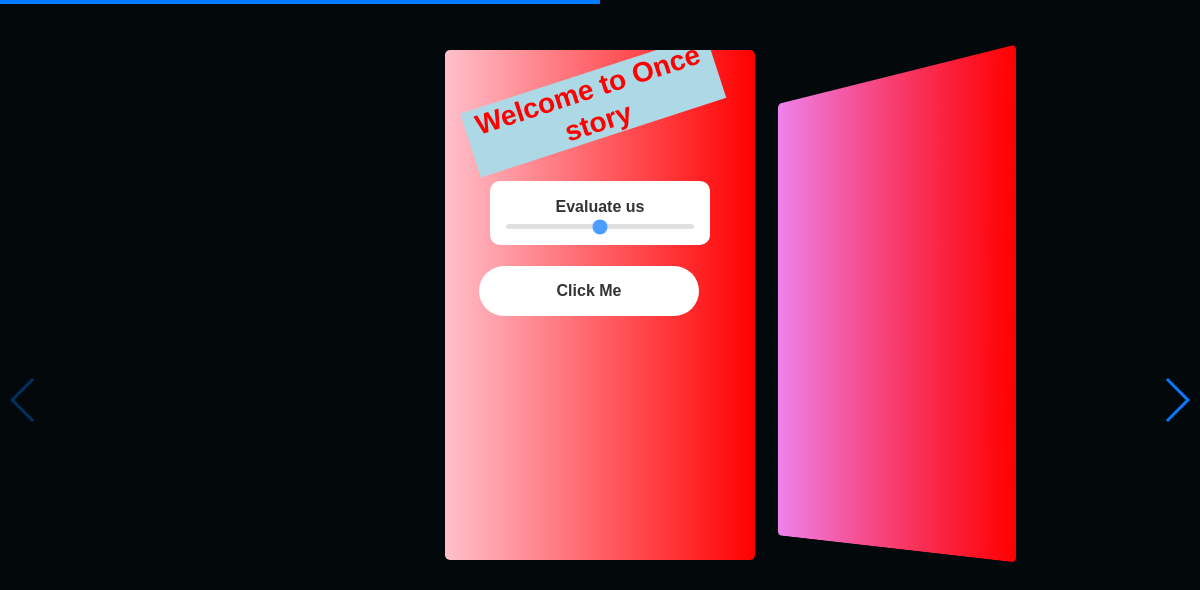
/preview/E88j9R/, run on an earlier commit of the app's database.
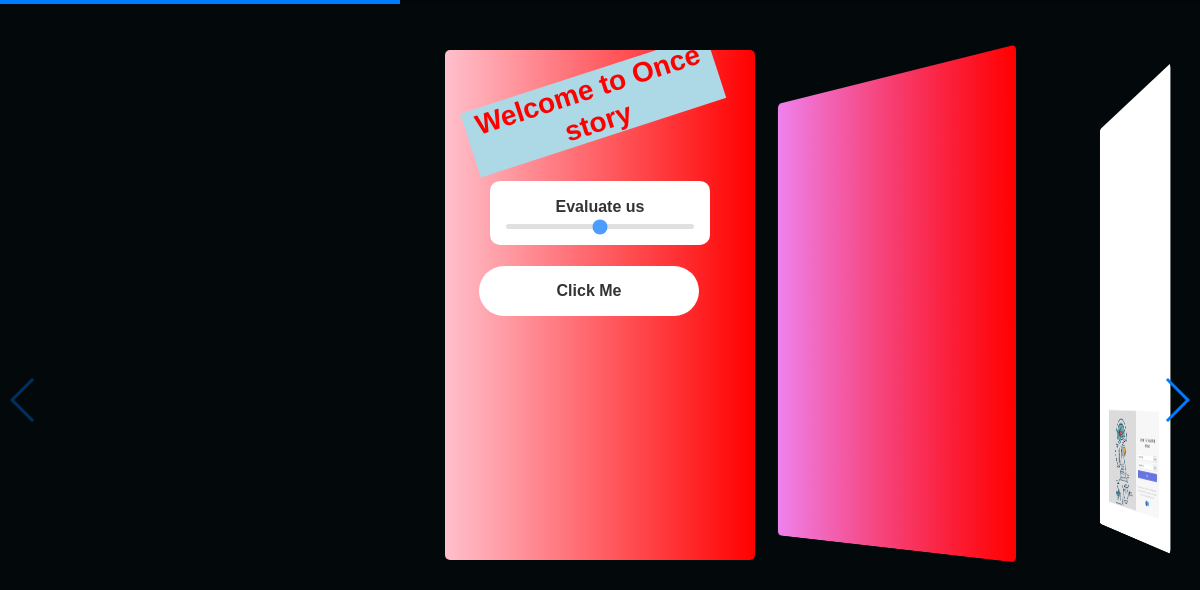
And on a later commit of the database.
### clone_app/models.py (models this page shows, shortened)
class components(models.Model):
    typeChoices = (
        ('image','image'),
        ('text','text'),
        ('emoji','emoji'),
        ('sticker','sticker'),
        ('unsplash','unsplash'),
        ('gif','gif'),
        ('yesNo','yesNo'),
        ('check','check'),
        ('radio','radio'),
        ('timer','timer'),
        ('range','range'),
        ('button','button'),
        ('checkout','checkout'),
    )
    user = models.ForeignKey(User, on_delete=models.CASCADE)
    type = models.CharField(max_length=500, choices=typeChoices)
    title = models.CharField(max_length=500, default="default text for widget", blank=True, null=True)
    href = models.URLField(blank=True, null=True)
    target = models.CharField(max_length=500, blank=True, null=True)
    image = models.ImageField(blank=True, null=True)
    src = models.TextField(blank=True, null=True)
    html = models.TextField(blank=True, null=True)
    choices = models.ManyToManyField(choices, null=True, blank=True)
    choiceSum = models.IntegerField(blank=True, null=True, default=0)
    clicks = models.IntegerField(blank=True, null=True, default=0)
    rangeTimes = models.FloatField(blank=True, null=True, default=0)
    rangeCount = models.IntegerField(blank=True, null=True, default=0)
    yesTimes = models.IntegerField(blank=True, null=True, default=0)
    noTimes = models.IntegerField(blank=True, null=True, default=0)
    yesNoCount = models.IntegerField(blank=True, null=True, default=0)
    hours = models.IntegerField(blank=True, null=True)
    minutes = models.IntegerField(blank=True, null=True)
    date = models.DateField(blank=True, null=True)
    transX = models.CharField(max_length=500, default="-50%")
    transY = models.CharField(max_length=500, default="-50%")
    top = models.CharField(max_length=500, default="50%")
    left = models.CharField(max_length=500, default="50%")
    width = models.CharField(max_length=500, default="220px")
    height = models.CharField(max_length=500, default="auto")
    rotation = models.CharField(max_length=500, default="0deg")
    background = models.CharField(max_length=500, blank=True, null=True, default="white")
    color = models.CharField(max_length=500, blank=True, null=True, default="#333")
    fontSize = models.CharField(max_length=500, blank=True, null=True)
    fontFamily = models.CharField(max_length=500, blank=True, null=True, default="Helvetica")
    textAlign = models.CharField(max_length=500, blank=True, null=True, default="center")

### clone_app/views.py (the view)
# urls.py: path('preview/<str:code>/',views.preview,name="preview"),
def preview(request, code):
    context = {}
    ids = []
    storySet = storiesSet.objects.get(code=code)
    storySet.views += 1
    storySet.save()
    context['storySet'] = storySet
    return render(request, 'preview.html', context)

### clone_app/templates/preview.html (shortened to what this page needs)
{% load static %}
<html class="no-js" lang="zxx">
<head>
    <link rel="stylesheet" href="{% static 'css/mdb.min.css' %}">
    <link rel="stylesheet" href="{% static 'css/fontawesome-free.css' %}">
    <link rel="stylesheet" href="{% static 'css/bootstrap.min.css' %}">
    <link rel="stylesheet" href="{% static 'css/swiper.css' %}">
    <link rel="stylesheet" href="{% static 'css/emojionearea.min.css' %}">
</head>
<body>
    <div class="swiper-container">
        <div class="swiper-wrapper">
            {% for story in storySet.storiesSet.all %}
                <div class="swiper-slide">
                    <div id="story_{{story.id}}" class="contentcard">
                        <div class="innerStoryCard" style="position: relative; overflow:hidden; background: {{story.background}};">
                            {% for component in story.components.all %}
                            <div class="editableContainerAbsoluteContainer">
                                <div id="{{component.type}}_{{component.id}}" style="width: {{component.width}}; height: {{component.height}}; top: {{component.top}}; left: {{component.left}}; transform: translate(-50%, -50%) rotate({{component.rotation}});" class="editable-container">
                                    {% if component.type == 'image' %}
                                        <img class="image-fluid" src="{{component.image.url}}" alt="">
                                    {% elif component.type == 'text' or component.type == 'block' %}
                                        {% autoescape off %}
                                            {{component.html}}
                                        {% endautoescape %}
                                    {% elif component.type == 'range' %}
                                        <div style="background: {{component.background}};" class="engage-card p-3">
                                            <h6 style="color: {{component.color}};" class="text-center bold includeText">{{component.title}}</h6>
                                            <input onchange="setRange(this)" class="rangeSlider" type="range">
                                        </div>
                                    {% elif component.type == 'button' %}
                                        <div style="cursor: pointer; background: {{component.background}}; color: {{component.color}};" class="clickmebtn includeText">
                                        <a {% if component.target == "blank" %}target="blank"{%endif%} href="{{component.href}}" style="display: block; color: {{component.color}};">{{component.title}}</a>
                                        </div>
                                    {% elif component.type == 'emoji' %}
                                        <img class="emojioneemoji" src="{{component.src}}" alt="">
                                    {% elif component.type == 'sticker' or component.type == 'gif' %}
                                        <img class="image-fluid" src="{{component.src}}" alt="">
                                        <a {% if component.target == "blank" %}target="blank"{%endif%} href="{{component.href}}" style="opacity: 0; display: block; width: 100%; height: 100%; position: absolute; top: 0; left: 0;"></a>
                                    {% elif component.type == 'unsplash' %}
                                        <img class="image-fluid" src="{{component.src}}" alt="">
                                    {% endif %}
                                </div>
                            </div>
                        {% endfor %}
                        </div>
                    </div>
                </div>
            {% endfor %}
        </div>
        <div id="swiper-button-next" class="swiper-button-next"></div>
        <div id="swiper-button-prev" class="swiper-button-prev"></div>
    </div>
</body>
</html>

### clone_app/templates/preview.html (style rules this page uses)
.editableContainerAbsoluteContainer { position: absolute; top: 0; left: 0; width: 100%; height: 100%; }
.editable-container { position: relative; z-index: 5; border: none; transition: all 0.2s ease; top: 50%; left: 50%; transform: translate(-50%, -50%); }
.clickmebtn { width: 100%; height: 50px; background: dodgerblue; border-radius: 25px; text-align: center; color: white; font-weight: bold; line-height: 50px; cursor: pointer; }
.clickmebtn a, .clickmebtn a:hover { text-decoration: none; }
.engage-card { background: white; border-radius: 10px; }
.v-center { display: table-cell; vertical-align: middle; }
.text-bg { background: violet; }
.bold { font-weight: bold; }
.image-fluid { max-width: 100%; max-height: 100%; display: block; margin: auto; }
html { scroll-behavior: smooth; }
body { margin: 0; padding: 0; font-family: Arial, Helvetica, sans-serif; overflow-x: hidden; background: rgb(3,9,11); }
.contentcard { width: 100%; height: 100%; }
.innerStoryCard { width: 100%; height: 100%; border-radius: 5px; }
.swiper-container { width: 100%; height: 100%; padding-top: 50px; padding-bottom: 50px; }
.swiper-slide { background-position: center; background-size: cover; width: 310px; height: 510px; }
.rangeSlider, .rangeSlider:focus { -webkit-appearance: none; width: 100%; height: 5px; border-radius: 5px; background: #d3d3d3; outline: none; opacity: 0.7; -webkit-transition: .2s; transition: opacity .2s; }

What changed in the data, as far as the page shows it:
added components: image (picture)
